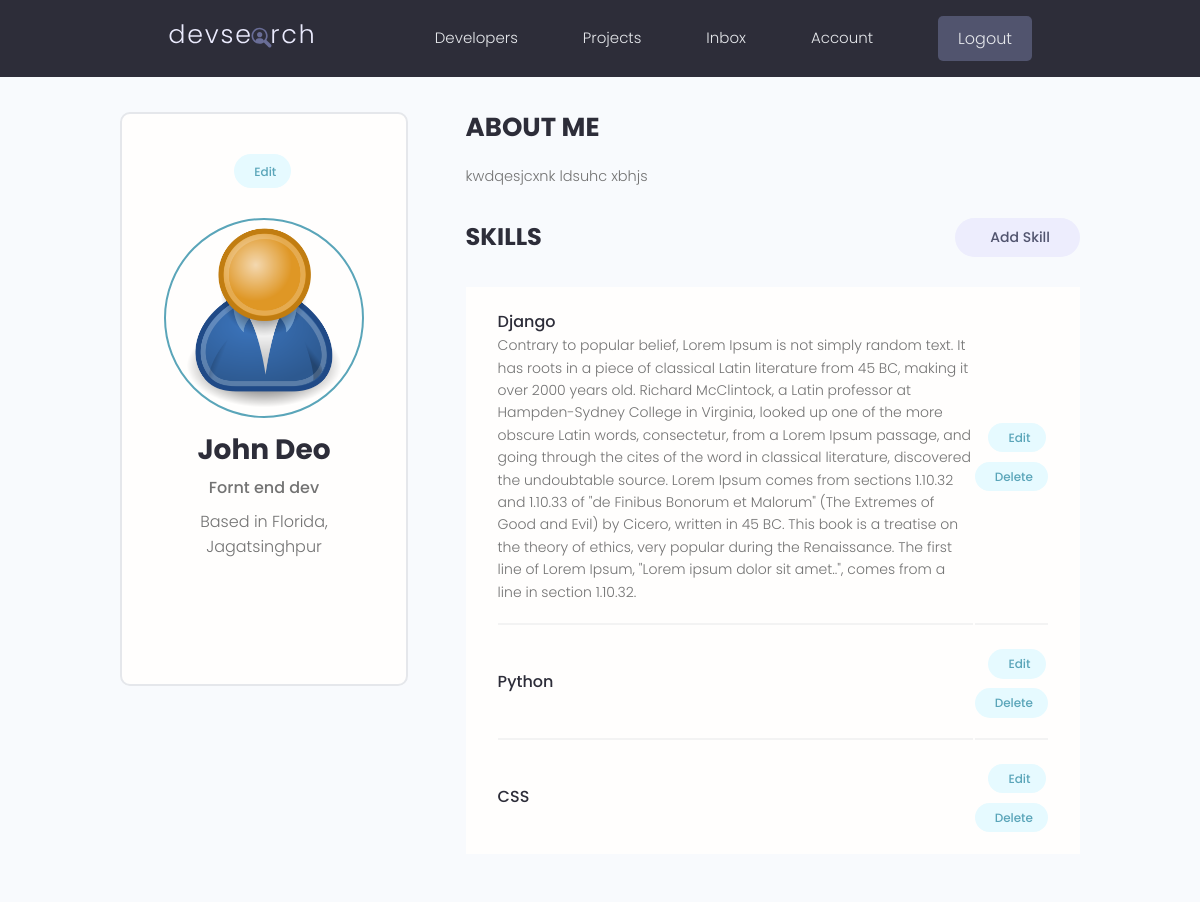
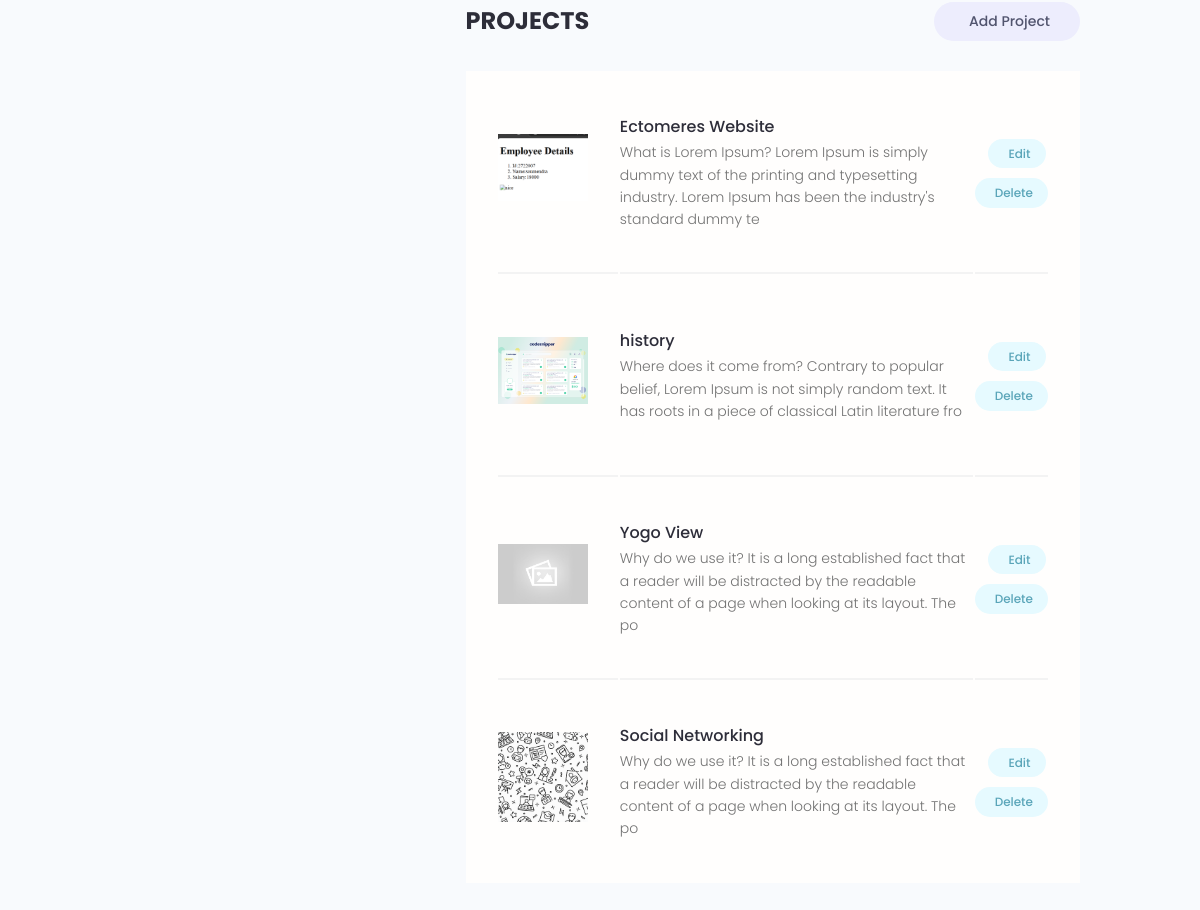
/account/ (signed in), run on the app's committed database (2 pictures, top to bottom).
### users/models.py (models this page shows, shortened)
class Profile(models.Model):
    user = models.OneToOneField(User,on_delete=models.CASCADE,null=True,blank=True)
    name = models.CharField(max_length=200,blank=True,null=True)
    email = models.EmailField(max_length=500, blank=True,null=True)
    username = models.CharField(max_length=200,blank=True,null=True)
    location = models.CharField(max_length=200,blank=True,null=True)
    short_intro = models.CharField(max_length=200,blank=True,null=True)
    bio = models.TextField(blank=True,null=True)
    profile_image = models.ImageField(null=True,blank=True,upload_to='profiles/',default='profiles/user-default.png')
    social_github = models.CharField(max_length=200,blank=True,null=True)
    social_twitter = models.CharField(max_length=200,blank=True,null=True)
    social_linkedin = models.CharField(max_length=200,blank=True,null=True)
    social_youtube = models.CharField(max_length=200,blank=True,null=True)
    social_website = models.CharField(max_length=200,blank=True,null=True)
    created = models.DateTimeField(auto_now_add=True)
    id = models.UUIDField(default=uuid.uuid4,unique=True,primary_key=True,editable=False)

class Skill(models.Model):
    owner = models.ForeignKey(Profile,on_delete=models.CASCADE,null=True,blank=True)
    name = models.CharField(max_length=200,blank=True,null=True)
    description = models.TextField(null=True,blank=True)
    created = models.DateTimeField(auto_now_add=True)
    id = models.UUIDField(default=uuid.uuid4,unique=True,primary_key=True,editable=False)

### projects/models.py (models this page shows, shortened)
class Project(models.Model):
    owner = models.ForeignKey(Profile,on_delete=models.SET_NULL,null=True,blank=True)
    title = models.CharField(max_length=200)
    discription = models.TextField(null=True,blank=True)
    featured_image = models.ImageField(null=True,blank=True,default="default.jpg")
    demo_link = models.CharField(max_length=2000,null=True,blank=True)
    source_link = models.CharField(max_length=2000,null=True,blank=True)
    tag = models.ManyToManyField('Tag',blank=True)
    vote_total = models.IntegerField(default=0,null=True,blank=True)
    vote_ratio = models.IntegerField(default=0,null=True,blank=True)
    created = models.DateTimeField(auto_now_add=True)
    id = models.UUIDField(default=uuid.uuid4,unique=True,primary_key=True,editable=False)
    class Meta:
        ordering = ['-vote_ratio','-vote_total','title']

### users/views.py (the view)
# urls.py: path('account/',views.userAccount,name='account'),
@login_required(login_url='login')
def userAccount(requset):
    profile = requset.user.profile
    skills = profile.skill_set.all()
    projects = profile.project_set.all()
    context={'profile':profile,'skills':skills,'projects':projects}
    return render(requset,'users/account.html',context)

### users/templates/users/account.html (shortened to what this page needs)
{% extends "main.html" %}
{% block content %}
  <main class="settingsPage profile my-md">
    <div class="container">
      <div class="layout">
        <div class="column column--1of3">
          <div class="card text-center">
            <div class="card__body dev">
              <a class="tag tag--pill tag--main settings__btn" href="{% url 'edit-account' %}"> Edit</a>
              <img class="avatar avatar--xl dev__avatar" src="{{ profile.profile_image.url }}" />
              <h2 class="dev__name">{{ profile.name }}</h2>
              <p class="dev__title">{{ profile.short_intro }}</p>
              <p class="dev__location">Based in Florida, {{ profile.location }}</p>
              <ul class="dev__social">
              </ul>
            </div>
          </div>
        </div>
        <div class="column column--2of3">
          <div class="devInfo">
            <h3 class="devInfo__title">About Me</h3>
            <p class="devInfo__about">{{ profile.bio }}</p>
          </div>
          <div class="settings">
            <h3 class="settings__title">Skills</h3>
            <a class="tag tag--pill tag--sub settings__btn tag--lg" href="{% url 'create-skill' %}"> Add Skill</a>
          </div>
          <table class="settings__table">
            {% for skill in skills %}
            <tr>
              <td class="settings__tableInfo">
                <h4>{{skill.name}}</h4>
                <p>
                  {{skill.description}}
                </p>
              </td>
              <td class="settings__tableActions">
                <a class="tag tag--pill tag--main settings__btn" href="{% url 'update-skill' skill.id %}"> Edit</a>
                <a class="tag tag--pill tag--main settings__btn" href="{% url 'delete-skill' skill.id %}?next=/account">
                  Delete</a>
              </td>
            </tr>
            {% endfor %}
          </table>
          <div class="settings">
            <h3 class="settings__title">Projects</h3>
            <a class="tag tag--pill tag--sub settings__btn tag--lg" href="{% url 'create-project' %}"> Add Project</a>
          </div>
          <table class="settings__table">
            {% for project in projects %}
            <tr>
              <td class="settings__thumbnail">
                <a href="{% url 'project' project.id %}"><img src="{{project.featured_image.url}}" alt="Project Thumbnail" /></a>
              </td>
              <td class="settings__tableInfo">
                <a href="{% url 'project' project.id %}">{{project.title}}</a>
                <p>{{project.discription|slice:"150"}}</p>
              </td>
              <td class="settings__tableActions">
                <a class="tag tag--pill tag--main settings__btn" href="{% url 'update-project' project.id %}"> Edit</a>
                <a class="tag tag--pill tag--main settings__btn" href="{% url 'delete-project' project.id %}?next=/account">
                  Delete</a>
              </td>
            </tr>
            {% endfor %}
          </table>
        </div>
      </div>
    </div>
  </main>
{% endblock %}

### static/styles/app.css (style rules this page uses)
:root { --color-sub: #2d2d39; }
.card { border: 2px solid var(--color-light); }
img { width: 100%; }
.profile .card > .dev { padding: 4rem; }
.dev__avatar { display: block; margin: auto; }
.dev__name { color: var(--color-sub); font-size: 2.8rem; font-weight: 700; margin-top: 1rem; margin-bottom: 0.5rem; }
.dev__title { font-size: 1.6rem; font-weight: 500; line-height: 1.3; }
.dev__location { margin-top: 1rem; }
.dev__social { margin: 3rem 0; list-style: none; display: flex; justify-content: center; gap: 1.5rem; }
.devInfo { margin-bottom: 3rem; }
.devInfo__title, .devInfo__subtitle { font-size: 2.6rem; color: var(--color-sub); text-transform: uppercase; font-weight: 700; margin-bottom: 1.5rem; }
.devInfo__about, .devSkill__info { font-size: 1.45rem; line-height: 1.7; text-align: justify; }
.settingsPage .dev > .settings__btn { display: inline-block; margin-bottom: 3rem; }
.settings { display: flex; justify-content: space-between; align-items: center; }
.settings__title { font-size: 2.4rem; text-transform: uppercase; font-weight: 700; color: var(--color-sub); }
.settings__table { margin-top: 3rem; margin-bottom: 5rem; padding: 0 3rem; background: var(--color-white); }
.settings__table tr { width: 100%; }
.settings__table tr > td { padding: 2rem 0; }
.settings__table tr:not(:last-child) td { border-bottom: 2px solid var(--color-white-light); }
.settings__thumbnail { width: 23%; min-width: 10rem; }
.settings__thumbnail img { padding-right: 3rem; height: 15rem; object-fit: contain; }
.settings__tableInfo { width: 100%; }
.settings__tableInfo h4, .settings__tableInfo a { padding-right: 1rem; width: auto; font-size: 1.6rem; font-weight: 500; color: var(--color-sub); }
.settings__tableInfo p { font-size: 1.4rem; }
.settings__tableActions { text-align: right; }

### static/uikit/styles/modules/_variables.css (style rules this page uses)
:root { --color-main: #5aa5b9; --color-main-light: #e6faff; --color-sub: #3f4156; --color-sub-light: #51546e; --color-sub-lighter: #ededfd; --color-text: #737373; --color-gray: #8b8b8b; --color-light: #e5e7eb; --color-light-gray: #767676; --color-bg: #f8fafd; --color-white: #fffefd; --color-white-light: #f3f3f3; --color-success: #359e64; --color-success-bg: #def8e8; --color-error: #fc4b0b; --color-error-bg: #fff2ee; --font-base: 'Poppins', arial, helvetica, 'Segoe UI', roboto, ubuntu, sans-serif; --font-monospace: 'Fira Code', 'Courier New', courier, monospace; --font-regular: 300; --font-medium: 500; --font-bold: 700; --generic-shadow: 1px 1px 5px #00000010; --generic-transition: all 0.3s ease-in-out; }

### static/uikit/styles/modules/_base.css (style rules this page uses)
* { margin: 0; padding: 0; box-sizing: border-box; text-rendering: optimizeLegibility; color: inherit; font-size: inherit; }
html { font-size: 50%; }
@media only screen and (min-width: 480px) { html { font-size: 56.25%; } }
@media only screen and (min-width: 1200px) { html { font-size: 62.5%; } }
body { line-height: 1.6; font-weight: 400; font-size: 1.5rem; color: var(--color-text); background-color: var(--color-bg); min-height: 100vh; }

### static/uikit/styles/modules/_typography.css (style rules this page uses)
* { font-family: var(--font-base); }
h2 { font-size: 3.6rem; font-weight: var(--font-bold); }
h3 { font-size: 3.2rem; font-weight: var(--font-medium); }
h4 { font-size: 2.8rem; font-weight: var(--font-medium); }
p, span, strong { font-size: 1.6rem; color: var(--color-text); font-weight: var(--font-regular); }
a { padding-bottom: 2px; text-decoration: none; display: inline-block; color: var(--color-main); font-weight: var(--font-medium); }

### static/uikit/styles/modules/_utilities.css (style rules this page uses)
.container { width: 92%; max-width: 165rem; margin: 0 auto; box-sizing: border-box; }
@media screen and (min-width: 1000px) { .container { width: 90%; } }
@media screen and (min-width: 1200px) { .container { width: 80%; } }
.text-center { text-align: center; }
.my-md { margin: 3rem auto; }

### static/uikit/styles/modules/_avatar.css (style rules this page uses)
.avatar { border-radius: 50%; border: 2px solid var(--color-main); object-fit: cover; }
.avatar--xl { height: 20rem; width: 20rem; }

### static/uikit/styles/modules/_card.css (style rules this page uses)
.card { border-radius: 1rem; background-color: var(--color-white); border: 1.5px solid var(--color-light); width: auto; height: auto; margin-top: 0.5rem; margin-bottom: 0.5rem; overflow: hidden; }
.card__body, .card__header { padding: 2rem 2.5rem; }

### static/uikit/styles/modules/_layout.css (style rules this page uses)
.layout { display: flex; flex-flow: row wrap; justify-content: space-between; }
.layout > .column { margin-bottom: 3rem; }
.layout > .column.column--1of3 { flex-basis: 30%; }
.layout > .column.column--2of3 { flex-basis: 64%; }

### data on the page
Profile: profile_image (placeholder picture), name "John Deo", short_intro "Fornt end dev", location "Jagatsinghpur", bio "kwdqesjcxnk ldsuhc xbhjs"
Skill: name "Django", description "Contrary to popular belief, Lorem Ipsum is not simply random text. It has roots in a piece of classical Latin literature from 45 BC, making it over 2000 years old. Richard McClintock, a Latin professor at Hampden-Sydney College in Virginia, looked up one of the more obscure Latin words, consectetur, from a Lorem Ipsum passage, and going through the cites of the word in classical literature, discovered the undoubtable source. Lorem Ipsum comes from sections 1.10.32 and 1.10.33 of \"de Finibus Bonorum et Malorum\" (The Extremes of Good and Evil) by Cicero, written in 45 BC. This book is a treatise on the theory of ethics, very popular during the Renaissance. The first line of Lorem Ipsum,…"
Skill: name "Python"
Skill: name "CSS"
Project: featured_image (picture), title "Ectomeres Website", discription "What is Lorem Ipsum? Lorem Ipsum is simply dummy text of the printing and typesetting industry. Lorem Ipsum has been the industry's standard dummy te"
Project: featured_image (picture), title "history", discription "Where does it come from? Contrary to popular belief, Lorem Ipsum is not simply random text. It has roots in a piece of classical Latin literature fro"
Project: featured_image (placeholder picture), title "Yogo View", discription "Why do we use it? It is a long established fact that a reader will be distracted by the readable content of a page when looking at its layout. The po"
Project: featured_image (picture), title "Social Networking", discription "Why do we use it? It is a long established fact that a reader will be distracted by the readable content of a page when looking at its layout. The po"
